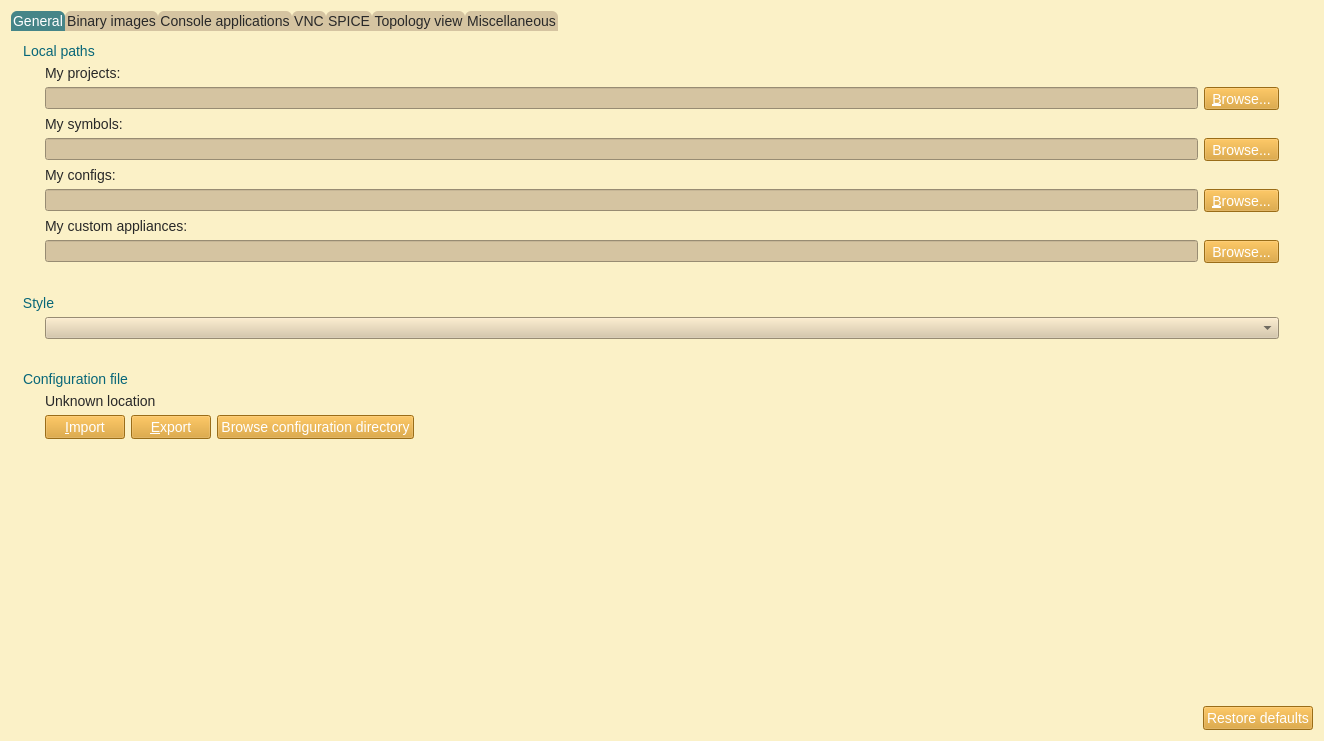
<?xml version="1.0" encoding="UTF-8"?>
<ui version="4.0">
 <class>GeneralPreferencesPageWidget</class>
 <widget class="QWidget" name="GeneralPreferencesPageWidget">
  <property name="geometry">
   <rect>
    <x>0</x>
    <y>0</y>
    <width>1324</width>
    <height>741</height>
   </rect>
  </property>
  <property name="windowTitle">
   <string>General</string>
  </property>
  <property name="styleSheet">
   <string notr="true">QWidget{
	background-color: #fbf1c7;
}
QMenuBar::item{
	background-color: #fbf1c7;
}
QDockWidget::title{
	background: #d5c4a1;
	padding-left: 5px;
}
QDockWidget, QMenuBar{
    color: #282828;
    font: bold 14px;
}
QTextEdit, QPlainTextEdit, QLineEdit, QSpinBox, QComboBox {
  background-color: #d5c4a1;
  color: #282828;
}
QTextEdit#uiConsoleTextEdit {
  background-color: #fbf1c7;
  color: #282828;
  font: 13px;
}
QTabWidget {
	font: 14px;
	border-top: 2px;
}
QTabBar::tab {
    background: #d5c4a1;
    color: #282828;
    min-width: 8ex;
    padding: 2px;
	border-top-right-radius: 6px;
	border-top-left-radius: 6px;
}
QTabBar::tab:selected {
    background: #458588;
	color: #FFFFFF;
}
QGroupBox {
    color: #076678;
    font: 14px;
    padding: 15px;
    border-style: none;
}
QMainWindow::separator {
	background: #d5c4a1;
	width: 1px;
	height: 1px;
}
QComboBox {
	selection-background-color: #458588;
	selection-color: #FFFFFF;
}

QToolBar{
	background: #d5c4a1;
	border: 0px;
}
QPushButton {
	background-color: #d79921;
    color: #FFFFFF;
	font: 14px;
}
QToolButton {
	background-color: #d79921;
    color: #FFFFFF;
	font: 14px;
}
QTreeWidget, QListWidget {
	background-color: #fbf1c7;
	color: #282828;
    alternate-background-color: #d5c4a1; 
	font: 14px;
}
QTreeWidget#uiTreeWidget {
	background-color: #d5c4a1;
	color: #282828;
	font: bold 16px;
}
QTreeWidget::item:selected, QTreeWidget::item:hover, QMenu::item:selected,QToolButton::hover,QPushButton::hover,QTabBar::tab:hover {
	background-color: #458588;
	color: #FFFFFF;
}
QMenu {
	background-color: #fbf1c7;
    color: #282828;
}
QLabel {
	color: #282828;
	font: 14px;
}
QLabel#uiTitleLabel {
	color: #282828;
	font: bold 16px;
}

QAbstractScrollArea::corner {
    background: #fbf1c7;
}
QScrollBar::handle:horizontal {
    background: #d5c4a1;
    min-width: 20px;
}
QScrollBar::handle:vertical {
    background: #d5c4a1;
    min-width: 20px;
}
QScrollBar:vertical {
    width: 6px;
}
QScrollBar:horizontal {
    height: 6px;
}
QScrollBar::up-arrow:vertical, QScrollBar::down-arrow:vertical, QScrollBar::down-arrow:horizontal, QScrollBar::up-arrow:horizontal { 
	border: 0px;
    height: 0px; 
    width: 0px; 
}
         
QScrollBar::add-page:horizontal, QScrollBar::sub-page:horizontal, QScrollBar::add-page:vertical, QScrollBar::sub-page:vertical {
  background: none
}
QStatusBar {
	background-color: #d5c4a1;
	color: #282828;
}

QRadioButton, QCheckBox {
  color: #282828;
}
QRadioButton::disabled, QCheckBox::disabled {
  color: gray;
}


</string>
  </property>
  <layout class="QVBoxLayout" name="verticalLayout">
   <item>
    <widget class="QTabWidget" name="uiMiscTabWidget">
     <property name="sizePolicy">
      <sizepolicy hsizetype="MinimumExpanding" vsizetype="MinimumExpanding">
       <horstretch>0</horstretch>
       <verstretch>0</verstretch>
      </sizepolicy>
     </property>
     <property name="currentIndex">
      <number>0</number>
     </property>
     <widget class="QWidget" name="uiGeneralTab">
      <attribute name="title">
       <string>General</string>
      </attribute>
      <layout class="QVBoxLayout" name="verticalLayout_4">
       <property name="margin">
        <number>10</number>
       </property>
       <item>
        <widget class="QGroupBox" name="uiLocalPathsGroupBox">
         <property name="title">
          <string>Local paths</string>
         </property>
         <layout class="QVBoxLayout" name="verticalLayout_5">
          <item>
           <widget class="QLabel" name="uiProjectsPathLabel">
            <property name="text">
             <string>My projects:</string>
            </property>
           </widget>
          </item>
          <item>
           <layout class="QHBoxLayout" name="horizontalLayout_2">
            <item>
             <widget class="QLineEdit" name="uiProjectsPathLineEdit">
              <property name="sizePolicy">
               <sizepolicy hsizetype="MinimumExpanding" vsizetype="Fixed">
                <horstretch>0</horstretch>
                <verstretch>0</verstretch>
               </sizepolicy>
              </property>
              <property name="toolTip">
               <string>Directory where your GNS3 projects are stored</string>
              </property>
             </widget>
            </item>
            <item>
             <widget class="QToolButton" name="uiProjectsPathToolButton">
              <property name="text">
               <string>&amp;Browse...</string>
              </property>
              <property name="toolButtonStyle">
               <enum>Qt::ToolButtonTextOnly</enum>
              </property>
             </widget>
            </item>
           </layout>
          </item>
          <item>
           <widget class="QLabel" name="label">
            <property name="text">
             <string>My symbols:</string>
            </property>
           </widget>
          </item>
          <item>
           <layout class="QHBoxLayout" name="horizontalLayout_3">
            <item>
             <widget class="QLineEdit" name="uiSymbolsPathLineEdit"/>
            </item>
            <item>
             <widget class="QToolButton" name="uiSymbolsPathToolButton">
              <property name="text">
               <string>Browse...</string>
              </property>
             </widget>
            </item>
           </layout>
          </item>
          <item>
           <widget class="QLabel" name="uiConfigsPathLabel">
            <property name="text">
             <string>My configs:</string>
            </property>
           </widget>
          </item>
          <item>
           <layout class="QHBoxLayout" name="horizontalLayout_7">
            <item>
             <widget class="QLineEdit" name="uiConfigsPathLineEdit">
              <property name="sizePolicy">
               <sizepolicy hsizetype="MinimumExpanding" vsizetype="Fixed">
                <horstretch>0</horstretch>
                <verstretch>0</verstretch>
               </sizepolicy>
              </property>
              <property name="toolTip">
               <string>Directory where your binary images (e.g. IOS) are stored</string>
              </property>
             </widget>
            </item>
            <item>
             <widget class="QToolButton" name="uiConfigsPathToolButton">
              <property name="text">
               <string>&amp;Browse...</string>
              </property>
              <property name="toolButtonStyle">
               <enum>Qt::ToolButtonTextOnly</enum>
              </property>
             </widget>
            </item>
           </layout>
          </item>
          <item>
           <widget class="QLabel" name="label_3">
            <property name="text">
             <string>My custom appliances:</string>
            </property>
           </widget>
          </item>
          <item>
           <layout class="QHBoxLayout" name="horizontalLayout_12">
            <item>
             <widget class="QLineEdit" name="uiAppliancesPathLineEdit"/>
            </item>
            <item>
             <widget class="QToolButton" name="uiAppliancesPathToolButton">
              <property name="text">
               <string>Browse...</string>
              </property>
             </widget>
            </item>
           </layout>
          </item>
         </layout>
        </widget>
       </item>
       <item>
        <widget class="QGroupBox" name="uiStyleGroupBox">
         <property name="title">
          <string>Style</string>
         </property>
         <layout class="QHBoxLayout" name="horizontalLayout_11">
          <item>
           <widget class="QComboBox" name="uiStyleComboBox"/>
          </item>
         </layout>
        </widget>
       </item>
       <item>
        <widget class="QGroupBox" name="uiConfigurationFileGroupBox">
         <property name="title">
          <string>Configuration file</string>
         </property>
         <layout class="QGridLayout" name="gridLayout">
          <item row="1" column="0">
           <layout class="QHBoxLayout" name="horizontalLayout">
            <item>
             <widget class="QPushButton" name="uiImportConfigurationFilePushButton">
              <property name="text">
               <string>&amp;Import</string>
              </property>
             </widget>
            </item>
            <item>
             <widget class="QPushButton" name="uiExportConfigurationFilePushButton">
              <property name="text">
               <string>&amp;Export</string>
              </property>
             </widget>
            </item>
            <item>
             <widget class="QPushButton" name="uiBrowseConfigurationPushButton">
              <property name="text">
               <string>Browse configuration directory</string>
              </property>
             </widget>
            </item>
            <item>
             <spacer name="horizontalSpacer">
              <property name="orientation">
               <enum>Qt::Horizontal</enum>
              </property>
              <property name="sizeHint" stdset="0">
               <size>
                <width>40</width>
                <height>20</height>
               </size>
              </property>
             </spacer>
            </item>
           </layout>
          </item>
          <item row="0" column="0">
           <widget class="QLabel" name="uiConfigurationFileLabel">
            <property name="text">
             <string>Unknown location</string>
            </property>
           </widget>
          </item>
         </layout>
        </widget>
       </item>
       <item>
        <spacer name="verticalSpacer_5">
         <property name="orientation">
          <enum>Qt::Vertical</enum>
         </property>
         <property name="sizeHint" stdset="0">
          <size>
           <width>20</width>
           <height>5</height>
          </size>
         </property>
        </spacer>
       </item>
      </layout>
     </widget>
     <widget class="QWidget" name="uiImagesTab">
      <attribute name="title">
       <string>Binary images</string>
      </attribute>
      <layout class="QVBoxLayout" name="verticalLayout_7">
       <property name="margin">
        <number>10</number>
       </property>
       <item>
        <widget class="QGroupBox" name="uiLocalBinaryImagePathsGroupBox">
         <property name="title">
          <string>Local paths</string>
         </property>
         <layout class="QVBoxLayout" name="verticalLayout_10">
          <item>
           <widget class="QLabel" name="uiImagesPathLabel">
            <property name="text">
             <string>My binary images:</string>
            </property>
           </widget>
          </item>
          <item>
           <layout class="QHBoxLayout" name="horizontalLayout_4">
            <item>
             <widget class="QLineEdit" name="uiImagesPathLineEdit">
              <property name="sizePolicy">
               <sizepolicy hsizetype="MinimumExpanding" vsizetype="Fixed">
                <horstretch>0</horstretch>
                <verstretch>0</verstretch>
               </sizepolicy>
              </property>
              <property name="toolTip">
               <string>Directory where your binary images (e.g. IOS) are stored</string>
              </property>
             </widget>
            </item>
            <item>
             <widget class="QToolButton" name="uiImagesPathToolButton">
              <property name="text">
               <string>&amp;Browse...</string>
              </property>
              <property name="toolButtonStyle">
               <enum>Qt::ToolButtonTextOnly</enum>
              </property>
             </widget>
            </item>
           </layout>
          </item>
          <item>
           <widget class="QLabel" name="uiImageDirectoriesLabel">
            <property name="text">
             <string>Additional search locations for binary images:</string>
            </property>
           </widget>
          </item>
          <item>
           <widget class="QListWidget" name="uiImageDirectoriesListWidget">
            <property name="lineWidth">
             <number>0</number>
            </property>
            <property name="editTriggers">
             <set>QAbstractItemView::NoEditTriggers</set>
            </property>
            <property name="alternatingRowColors">
             <bool>false</bool>
            </property>
            <property name="selectionMode">
             <enum>QAbstractItemView::SingleSelection</enum>
            </property>
            <property name="selectionBehavior">
             <enum>QAbstractItemView::SelectItems</enum>
            </property>
            <property name="isWrapping" stdset="0">
             <bool>false</bool>
            </property>
            <property name="resizeMode">
             <enum>QListView::Adjust</enum>
            </property>
            <property name="layoutMode">
             <enum>QListView::Batched</enum>
            </property>
            <property name="gridSize">
             <size>
              <width>0</width>
              <height>18</height>
             </size>
            </property>
            <property name="viewMode">
             <enum>QListView::ListMode</enum>
            </property>
            <property name="uniformItemSizes">
             <bool>false</bool>
            </property>
            <property name="selectionRectVisible">
             <bool>true</bool>
            </property>
           </widget>
          </item>
          <item>
           <layout class="QHBoxLayout" name="horizontalLayout_13">
            <item>
             <widget class="QPushButton" name="uiImageDirectoriesAddPushButton">
              <property name="text">
               <string>Add</string>
              </property>
             </widget>
            </item>
            <item>
             <widget class="QPushButton" name="uiImageDirectoriesDeletePushButton">
              <property name="text">
               <string>Delete</string>
              </property>
             </widget>
            </item>
            <item>
             <spacer name="horizontalSpacer_4">
              <property name="orientation">
               <enum>Qt::Horizontal</enum>
              </property>
              <property name="sizeHint" stdset="0">
               <size>
                <width>40</width>
                <height>20</height>
               </size>
              </property>
             </spacer>
            </item>
           </layout>
          </item>
         </layout>
        </widget>
       </item>
      </layout>
     </widget>
     <widget class="QWidget" name="uiConsoleTab">
      <attribute name="title">
       <string>Console applications</string>
      </attribute>
      <layout class="QVBoxLayout" name="verticalLayout_3">
       <property name="margin">
        <number>10</number>
       </property>
       <item>
        <widget class="QGroupBox" name="uiTelnetConsoleSettingsGroupBox">
         <property name="title">
          <string>Console settings</string>
         </property>
         <layout class="QVBoxLayout" name="verticalLayout_9">
          <item>
           <widget class="QLabel" name="uiTelnetConsoleCommandLabel">
            <property name="text">
             <string>Console application command for Telnet:</string>
            </property>
           </widget>
          </item>
          <item>
           <layout class="QHBoxLayout" name="horizontalLayout_9">
            <item>
             <widget class="QLineEdit" name="uiTelnetConsoleCommandLineEdit">
              <property name="sizePolicy">
               <sizepolicy hsizetype="MinimumExpanding" vsizetype="Fixed">
                <horstretch>0</horstretch>
                <verstretch>0</verstretch>
               </sizepolicy>
              </property>
              <property name="toolTip">
               <string>&lt;html&gt;&lt;head/&gt;&lt;body&gt;&lt;p&gt;Command line replacements:&lt;/p&gt;
&lt;ul&gt;
&lt;li&gt;%h = console IP or hostname&lt;/li&gt;
&lt;li&gt;%p = console port&lt;/li&gt;
&lt;li&gt;%P = VNC display&lt;/li&gt;
&lt;li&gt;%s = path of the serial connection&lt;/li&gt;
&lt;li&gt;%d = title of the console&lt;/li&gt;
&lt;li&gt;%i = project UUID&lt;/li&gt;
&lt;li&gt;%c = server URL&lt;/li&gt;
&lt;/ul&gt;
&lt;/body&gt;&lt;/html&gt;</string>
              </property>
              <property name="readOnly">
               <bool>true</bool>
              </property>
             </widget>
            </item>
            <item>
             <widget class="QPushButton" name="uiTelnetConsolePreconfiguredCommandPushButton">
              <property name="sizePolicy">
               <sizepolicy hsizetype="Maximum" vsizetype="Fixed">
                <horstretch>0</horstretch>
                <verstretch>0</verstretch>
               </sizepolicy>
              </property>
              <property name="text">
               <string>&amp;Edit</string>
              </property>
             </widget>
            </item>
           </layout>
          </item>
         </layout>
        </widget>
       </item>
       <item>
        <widget class="QGroupBox" name="uiConsoleMiscGroupBox">
         <property name="title">
          <string>Miscellaneous</string>
         </property>
         <layout class="QGridLayout" name="gridLayout_7">
          <item row="1" column="0">
           <widget class="QSpinBox" name="uiDelayConsoleAllSpinBox">
            <property name="suffix">
             <string> ms</string>
            </property>
            <property name="maximum">
             <number>10000</number>
            </property>
            <property name="value">
             <number>500</number>
            </property>
           </widget>
          </item>
          <item row="0" column="0">
           <widget class="QLabel" name="uiSlowConsoleAllLabel">
            <property name="text">
             <string>Delay between each console launch when consoling to all devices:</string>
            </property>
           </widget>
          </item>
         </layout>
        </widget>
       </item>
       <item>
        <spacer name="verticalSpacer_4">
         <property name="orientation">
          <enum>Qt::Vertical</enum>
         </property>
         <property name="sizeHint" stdset="0">
          <size>
           <width>20</width>
           <height>5</height>
          </size>
         </property>
        </spacer>
       </item>
      </layout>
     </widget>
     <widget class="QWidget" name="uiVNCTab">
      <attribute name="title">
       <string>VNC</string>
      </attribute>
      <layout class="QVBoxLayout" name="verticalLayout_6">
       <property name="margin">
        <number>10</number>
       </property>
       <item>
        <widget class="QGroupBox" name="uiVNCConsoleSettingsGroupBox">
         <property name="title">
          <string>Settings for VNC connections</string>
         </property>
         <layout class="QVBoxLayout" name="verticalLayout_8">
          <item>
           <widget class="QLabel" name="uiVNCConsoleCommandLabel">
            <property name="text">
             <string>Console application command for VNC:</string>
            </property>
           </widget>
          </item>
          <item>
           <layout class="QHBoxLayout" name="horizontalLayout_8">
            <item>
             <widget class="QLineEdit" name="uiVNCConsoleCommandLineEdit">
              <property name="sizePolicy">
               <sizepolicy hsizetype="MinimumExpanding" vsizetype="Fixed">
                <horstretch>0</horstretch>
                <verstretch>0</verstretch>
               </sizepolicy>
              </property>
              <property name="toolTip">
               <string>&lt;html&gt;&lt;head/&gt;&lt;body&gt;&lt;p&gt;Command line replacements:&lt;/p&gt;
&lt;ul&gt;
&lt;li&gt;%h = console IP or hostname&lt;/li&gt;
&lt;li&gt;%p = console port&lt;/li&gt;
&lt;li&gt;%P = VNC display&lt;/li&gt;
&lt;li&gt;%s = path of the serial connection&lt;/li&gt;
&lt;li&gt;%d = title of the console&lt;/li&gt;
&lt;li&gt;%i = project UUID&lt;/li&gt;
&lt;li&gt;%c = server URL&lt;/li&gt;
&lt;/ul&gt;
&lt;/body&gt;&lt;/html&gt;</string>
              </property>
              <property name="readOnly">
               <bool>true</bool>
              </property>
             </widget>
            </item>
            <item>
             <widget class="QPushButton" name="uiVNCConsolePreconfiguredCommandPushButton">
              <property name="sizePolicy">
               <sizepolicy hsizetype="Maximum" vsizetype="Fixed">
                <horstretch>0</horstretch>
                <verstretch>0</verstretch>
               </sizepolicy>
              </property>
              <property name="text">
               <string>&amp;Edit</string>
              </property>
             </widget>
            </item>
           </layout>
          </item>
          <item>
           <spacer name="verticalSpacer_3">
            <property name="orientation">
             <enum>Qt::Vertical</enum>
            </property>
            <property name="sizeHint" stdset="0">
             <size>
              <width>20</width>
              <height>5</height>
             </size>
            </property>
           </spacer>
          </item>
         </layout>
        </widget>
       </item>
      </layout>
     </widget>
     <widget class="QWidget" name="uiSPICETab">
      <attribute name="title">
       <string>SPICE</string>
      </attribute>
      <layout class="QGridLayout" name="gridLayout_2">
       <item row="0" column="0">
        <widget class="QGroupBox" name="uiSPICEConsoleSettingsGroupBox">
         <property name="title">
          <string>Settings for SPICE connections</string>
         </property>
         <layout class="QVBoxLayout" name="verticalLayout_11">
          <item>
           <widget class="QLabel" name="uiSPICEConsoleCommandLabel">
            <property name="text">
             <string>Console application command for SPICE:</string>
            </property>
           </widget>
          </item>
          <item>
           <layout class="QHBoxLayout" name="horizontalLayout_10">
            <item>
             <widget class="QLineEdit" name="uiSPICEConsoleCommandLineEdit">
              <property name="sizePolicy">
               <sizepolicy hsizetype="MinimumExpanding" vsizetype="Fixed">
                <horstretch>0</horstretch>
                <verstretch>0</verstretch>
               </sizepolicy>
              </property>
              <property name="toolTip">
               <string>&lt;html&gt;&lt;head/&gt;&lt;body&gt;&lt;p&gt;Command line replacements:&lt;/p&gt;
&lt;ul&gt;
&lt;li&gt;%h = console IP or hostname&lt;/li&gt;
&lt;li&gt;%p = console port&lt;/li&gt;
&lt;li&gt;%P = VNC display&lt;/li&gt;
&lt;li&gt;%s = path of the serial connection&lt;/li&gt;
&lt;li&gt;%d = title of the console&lt;/li&gt;
&lt;li&gt;%i = project UUID&lt;/li&gt;
&lt;li&gt;%c = server URL&lt;/li&gt;
&lt;/ul&gt;
&lt;/body&gt;&lt;/html&gt;</string>
              </property>
              <property name="readOnly">
               <bool>true</bool>
              </property>
             </widget>
            </item>
            <item>
             <widget class="QPushButton" name="uiSPICEConsolePreconfiguredCommandPushButton">
              <property name="sizePolicy">
               <sizepolicy hsizetype="Maximum" vsizetype="Fixed">
                <horstretch>0</horstretch>
                <verstretch>0</verstretch>
               </sizepolicy>
              </property>
              <property name="text">
               <string>&amp;Edit</string>
              </property>
             </widget>
            </item>
           </layout>
          </item>
          <item>
           <spacer name="verticalSpacer_6">
            <property name="orientation">
             <enum>Qt::Vertical</enum>
            </property>
            <property name="sizeHint" stdset="0">
             <size>
              <width>20</width>
              <height>5</height>
             </size>
            </property>
           </spacer>
          </item>
         </layout>
        </widget>
       </item>
      </layout>
     </widget>
     <widget class="QWidget" name="uiSceneTab">
      <attribute name="title">
       <string>Topology view</string>
      </attribute>
      <layout class="QGridLayout" name="gridLayout_8">
       <property name="margin">
        <number>10</number>
       </property>
       <item row="6" column="0" colspan="2">
        <widget class="QCheckBox" name="uiRectangleSelectedItemCheckBox">
         <property name="text">
          <string>Draw a rectangle when an item is selected</string>
         </property>
         <property name="checked">
          <bool>true</bool>
         </property>
        </widget>
       </item>
       <item row="0" column="0">
        <widget class="QLabel" name="uiSceneWidthLabel">
         <property name="text">
          <string>Default width:</string>
         </property>
        </widget>
       </item>
       <item row="12" column="0" colspan="2">
        <layout class="QHBoxLayout" name="horizontalLayout_5">
         <item>
          <widget class="QPushButton" name="uiDefaultLabelFontPushButton">
           <property name="text">
            <string>&amp;Select default font</string>
           </property>
          </widget>
         </item>
         <item>
          <widget class="QPushButton" name="uiDefaultLabelColorPushButton">
           <property name="text">
            <string>&amp;Select default color</string>
           </property>
          </widget>
         </item>
         <item>
          <spacer name="horizontalSpacer_3">
           <property name="orientation">
            <enum>Qt::Horizontal</enum>
           </property>
           <property name="sizeHint" stdset="0">
            <size>
             <width>40</width>
             <height>20</height>
            </size>
           </property>
          </spacer>
         </item>
        </layout>
       </item>
       <item row="2" column="0">
        <widget class="QLabel" name="uiSceneHeightLabel">
         <property name="text">
          <string>Default height:</string>
         </property>
        </widget>
       </item>
       <item row="3" column="0" colspan="2">
        <widget class="QSpinBox" name="uiSceneHeightSpinBox">
         <property name="suffix">
          <string> pixels</string>
         </property>
         <property name="minimum">
          <number>500</number>
         </property>
         <property name="maximum">
          <number>1000000</number>
         </property>
         <property name="singleStep">
          <number>100</number>
         </property>
         <property name="value">
          <number>1000</number>
         </property>
        </widget>
       </item>
       <item row="10" column="0">
        <widget class="QLabel" name="uiLabelPreviewLabel">
         <property name="text">
          <string>Default label style:</string>
         </property>
        </widget>
       </item>
       <item row="7" column="0">
        <widget class="QCheckBox" name="uiDrawLinkStatusPointsCheckBox">
         <property name="text">
          <string>Draw link status points</string>
         </property>
         <property name="checked">
          <bool>true</bool>
         </property>
        </widget>
       </item>
       <item row="11" column="0" colspan="2">
        <widget class="QPlainTextEdit" name="uiDefaultLabelStylePlainTextEdit">
         <property name="sizePolicy">
          <sizepolicy hsizetype="MinimumExpanding" vsizetype="Expanding">
           <horstretch>0</horstretch>
           <verstretch>0</verstretch>
          </sizepolicy>
         </property>
         <property name="maximumSize">
          <size>
           <width>16777215</width>
           <height>50</height>
          </size>
         </property>
         <property name="readOnly">
          <bool>true</bool>
         </property>
         <property name="plainText">
          <string>AaBbYyZz</string>
         </property>
        </widget>
       </item>
       <item row="13" column="0">
        <spacer name="verticalSpacer_2">
         <property name="orientation">
          <enum>Qt::Vertical</enum>
         </property>
         <property name="sizeHint" stdset="0">
          <size>
           <width>20</width>
           <height>5</height>
          </size>
         </property>
        </spacer>
       </item>
       <item row="1" column="0" colspan="2">
        <widget class="QSpinBox" name="uiSceneWidthSpinBox">
         <property name="suffix">
          <string> pixels</string>
         </property>
         <property name="minimum">
          <number>500</number>
         </property>
         <property name="maximum">
          <number>1000000</number>
         </property>
         <property name="singleStep">
          <number>100</number>
         </property>
         <property name="value">
          <number>2000</number>
         </property>
        </widget>
       </item>
       <item row="8" column="0">
        <widget class="QCheckBox" name="uiShowInterfaceLabelsOnNewProject">
         <property name="text">
          <string>Show interface labels on new project</string>
         </property>
        </widget>
       </item>
       <item row="4" column="0">
        <widget class="QLabel" name="uiGridSizeLabel">
         <property name="text">
          <string>Grid size:</string>
         </property>
        </widget>
       </item>
       <item row="5" column="0" colspan="2">
        <widget class="QSpinBox" name="uiGridSizeSpinBox">
         <property name="minimum">
          <number>10</number>
         </property>
         <property name="maximum">
          <number>100</number>
         </property>
         <property name="singleStep">
          <number>10</number>
         </property>
         <property name="value">
          <number>75</number>
         </property>
        </widget>
       </item>
       <item row="9" column="0">
        <widget class="QCheckBox" name="uiLimitSizeNodeSymbolCheckBox">
         <property name="text">
          <string>Limit the size of node symbols</string>
         </property>
        </widget>
       </item>
      </layout>
     </widget>
     <widget class="QWidget" name="uiMiscTab">
      <attribute name="title">
       <string>Miscellaneous</string>
      </attribute>
      <layout class="QVBoxLayout" name="verticalLayout_2">
       <property name="margin">
        <number>10</number>
       </property>
       <item>
        <widget class="QCheckBox" name="uiCheckForUpdateCheckBox">
         <property name="text">
          <string>Automatically check for update</string>
         </property>
         <property name="checked">
          <bool>true</bool>
         </property>
        </widget>
       </item>
       <item>
        <widget class="QCheckBox" name="uiCrashReportCheckBox">
         <property name="text">
          <string>Send anonymous crash reports</string>
         </property>
         <property name="checked">
          <bool>true</bool>
         </property>
        </widget>
       </item>
       <item>
        <widget class="QCheckBox" name="uiStatsCheckBox">
         <property name="text">
          <string>Send anonymous usage statistics</string>
         </property>
         <property name="checked">
          <bool>true</bool>
         </property>
        </widget>
       </item>
       <item>
        <widget class="QCheckBox" name="uiOverlayNotificationsCheckBox">
         <property name="text">
          <string>Display error, warning and info in a overlay popup</string>
         </property>
        </widget>
       </item>
       <item>
        <widget class="QCheckBox" name="uiExperimentalFeaturesCheckBox">
         <property name="text">
          <string>Enable experimental features (dangerous, restart required)</string>
         </property>
        </widget>
       </item>
       <item>
        <widget class="QCheckBox" name="uiHdpiCheckBox">
         <property name="text">
          <string>Enable HDPI mode (this may crash the application on Linux, restart required)</string>
         </property>
        </widget>
       </item>
       <item>
        <widget class="QCheckBox" name="uiMultiProfilesCheckBox">
         <property name="text">
          <string>Request for profile settings at application startup  (work profile / home profile)</string>
         </property>
        </widget>
       </item>
       <item>
        <widget class="QCheckBox" name="uiDirectFileUpload">
         <property name="text">
          <string>Upload files directly to computes (experimental, requires computes visibility from GUI network)</string>
         </property>
        </widget>
       </item>
       <item>
        <spacer name="verticalSpacer">
         <property name="orientation">
          <enum>Qt::Vertical</enum>
         </property>
         <property name="sizeHint" stdset="0">
          <size>
           <width>20</width>
           <height>5</height>
          </size>
         </property>
        </spacer>
       </item>
      </layout>
     </widget>
    </widget>
   </item>
   <item>
    <layout class="QHBoxLayout" name="horizontalLayout_6">
     <item>
      <spacer name="horizontalSpacer_2">
       <property name="orientation">
        <enum>Qt::Horizontal</enum>
       </property>
       <property name="sizeHint" stdset="0">
        <size>
         <width>324</width>
         <height>20</height>
        </size>
       </property>
      </spacer>
     </item>
     <item>
      <widget class="QPushButton" name="uiRestoreDefaultsPushButton">
       <property name="text">
        <string>Restore defaults</string>
       </property>
      </widget>
     </item>
    </layout>
   </item>
  </layout>
 </widget>
 <resources/>
 <connections/>
</ui>
